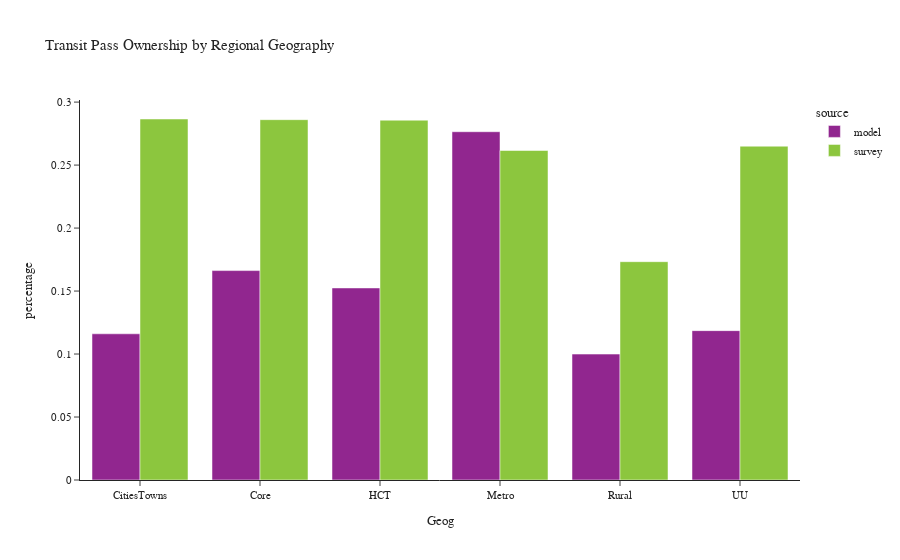

Notebook cell for this chart:
### Code cell
plot_transit_pass(person, 'rg_proposed', 'Regional Geography', 'Geog')

### Figure 1 — Plotly figure (JSON) as saved in the notebook; plotly's stock layout.template omitted (floating-point values rounded to 4 significant figures)
{"data": [{"alignmentgroup": "True", "customdata": [[44156], [166453], [146021], [354013], [54546], [22592]], "hovertemplate": "source=model<br>rg_proposed=%{x}<br>percentage=%{y}<br>sample count=%{customdata[0]}<extra></extra>", "legendgroup": "model", "marker": {"color": "#91268F", "pattern": {"shape": ""}}, "name": "model", "offsetgroup": "model", "orientation": "v", "showlegend": true, "textposition": "auto", "type": "bar", "x": ["CitiesTowns", "Core", "HCT", "Metro", "Rural", "UU"], "xaxis": "x", "y": [0.1161, 0.1663, 0.1525, 0.2765, 0.09996, 0.1186], "yaxis": "y"}, {"alignmentgroup": "True", "customdata": [[67], [148], [228], [950], [99], [24]], "hovertemplate": "source=survey<br>rg_proposed=%{x}<br>percentage=%{y}<br>sample count=%{customdata[0]}<extra></extra>", "legendgroup": "survey", "marker": {"color": "#8CC63E", "pattern": {"shape": ""}}, "name": "survey", "offsetgroup": "survey", "orientation": "v", "showlegend": true, "textposition": "auto", "type": "bar", "x": ["CitiesTowns", "Core", "HCT", "Metro", "Rural", "UU"], "xaxis": "x", "y": [0.2866, 0.2861, 0.2856, 0.2616, 0.1733, 0.265], "yaxis": "y"}], "layout": {"barmode": "group", "legend": {"title": {"text": "source"}, "tracegroupgap": 0}, "title": {"text": "Transit Pass Ownership by Regional Geography"}, "xaxis": {"anchor": "y", "domain": [0.0, 1.0], "title": {"text": "Geog"}}, "yaxis": {"anchor": "x", "domain": [0.0, 1.0], "title": {"text": "percentage"}}}}
